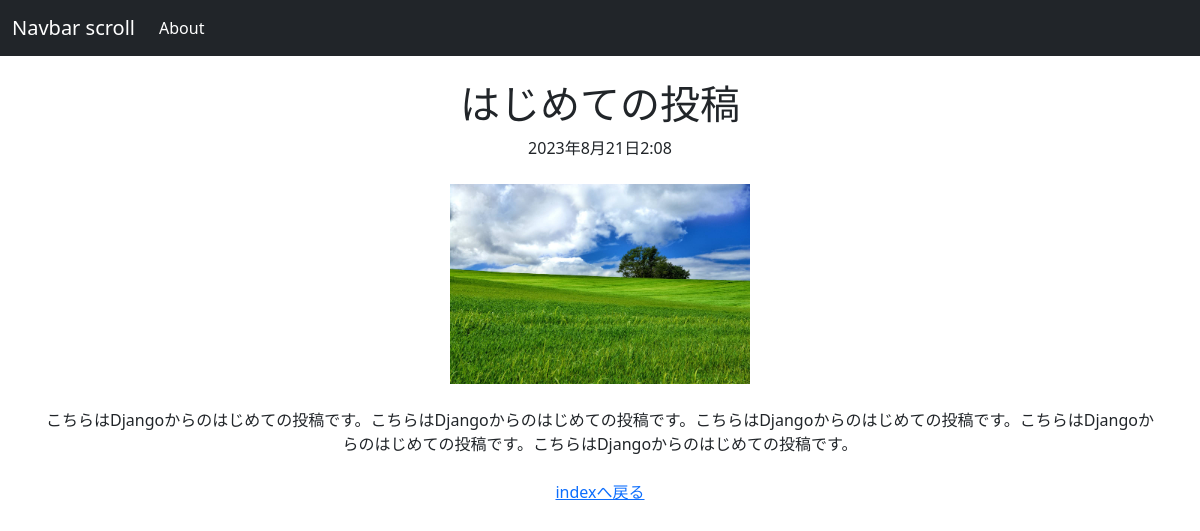
The app's page /posts/1/ with its own data.
### posts/models.py (models this page shows, shortened)
class Post(models.Model):
    title= models.CharField(max_length=100)
    published= models.DateTimeField()
    image= models.ImageField(upload_to='media/')
    body= models.TextField()
    def summary(self):
        return self.body[:30]

### posts/views.py (the view)
# urls.py: path('posts/<int:post_id>/', views.post_detail, name='post_detail'),
def post_detail(request, post_id):
    post= get_object_or_404(Post, pk=post_id)
    return render(request, 'posts/post_detail.html', {'post':post})

### posts/templates/posts/post_detail.html (shortened to what this page needs)
<!DOCTYPE html>
<html lang="ja">
<head>
  <link href="https://cdn.jsdelivr.net/npm/bootstrap@5.3.0/dist/css/bootstrap.min.css" rel="stylesheet">
</head>
<body>
<nav class="navbar navbar-expand-lg navbar-dark bg-dark">
  <div class="container-fluid">
    <a class="navbar-brand" href="./../">Navbar scroll</a>
    <div class="collapse navbar-collapse" id="navbarScroll">
      <ul class="navbar-nav me-auto my-2 my-lg-0 navbar-nav-scroll" style="--bs-scroll-height: 100px;">
        <li class="nav-item">
          <a class="nav-link active" aria-current="page" href="./">About</a>
        </li>
    </div>
  </div>
</nav>
<div class="container">
  <br />
    <h1>{{ post.title }}</h1>
    {{ post.published }}
    <br /><br />
    <img src="{{ post.image.url }}" class="img-fluid" style="max-height: 200px;">
    <br /><br />
    {{ post.body }}
    <br /><br />
    <a href="./../">indexへ戻る</a>
  </div>
</body>
</html>

### posts/templates/posts/post_detail.html (style rules this page uses)
.container { text-align: center; }

### records on screen
Post: title "はじめての投稿", published "2023年8月21日2:08", image (picture), body "こちらはDjangoからのはじめての投稿です。こちらはDjangoからのはじめての投稿です。こちらはDjangoからのはじめての投稿です。こちらはDjangoからのはじめての投稿です。こちらはDjangoからのはじめての投稿です。"
